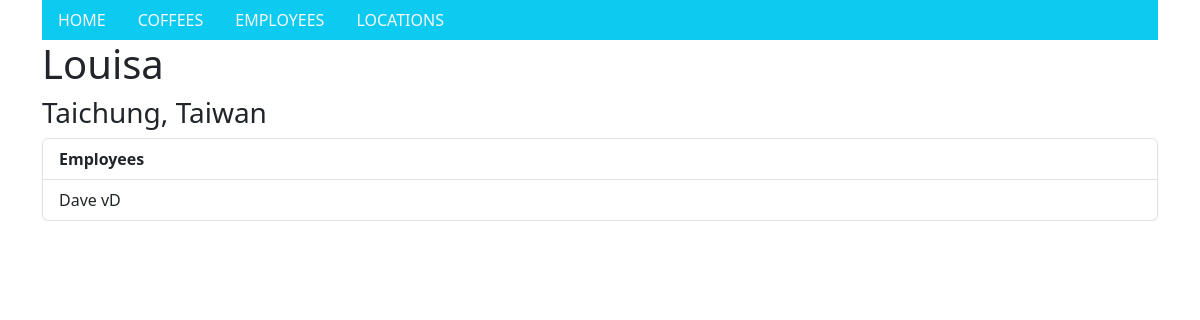
Before: /coffees/location/1 with the older database file.
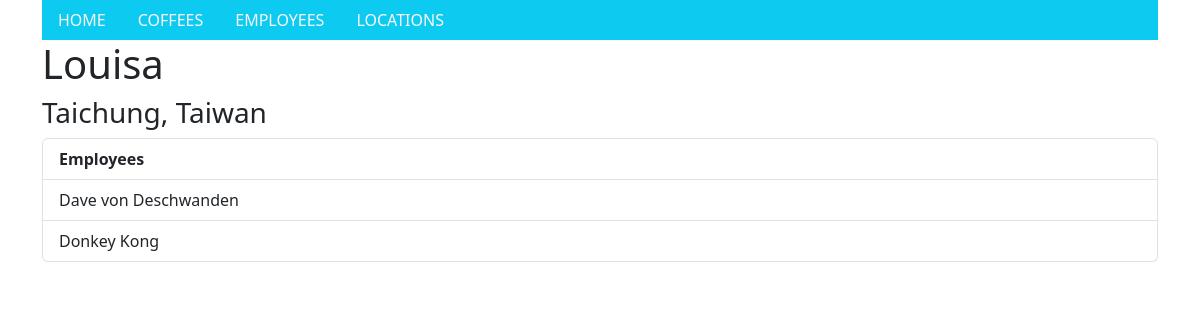
After: the same page with the newer database file.
### coffees/models.py (models this page shows)
class Employee(models.Model):
    fname = models.CharField(max_length=64)
    lname = models.CharField(max_length=64)
    email = models.CharField(max_length=64)
    workplace = models.ForeignKey(Location, on_delete=models.CASCADE, related_name="workplace")
    def __str__(self):
        return f"First Name: {self.fname}\nLast Name: {self.lname}\nEmail: {self.email}"

### coffees/views.py (the view)
# urls.py: path("location/<str:location_id>", views.location, name="location"),
def location(request, location_id):
    location = Location.objects.get(id=location_id)
    employees = Employee.objects.filter(workplace=location)
    print(employees)
    return render(request, "coffees/location.html", {
        "location": location,
        "employees": employees
    })

### coffees/templates/coffees/location.html
{% extends "coffees/layout.html" %}
{% block body %}
  <h1>{{ location.name }}</h1>
  <h3>{{location.city}}, {{location.country}}</h3>
  <ul class="list-group">
      <li class="list-group-item"><strong>Employees</strong></li>
      {% for employee in employees %}
        <li class="list-group-item">{{employee.fname}} {{employee.lname}}</li>
      {% endfor%}
    </ul>
{% endblock %}

Changed rows visible on the page:
changed Employee "Dave": lname "vD" → "von Deschwanden"
added Employee: fname "Donkey", lname "Kong"
